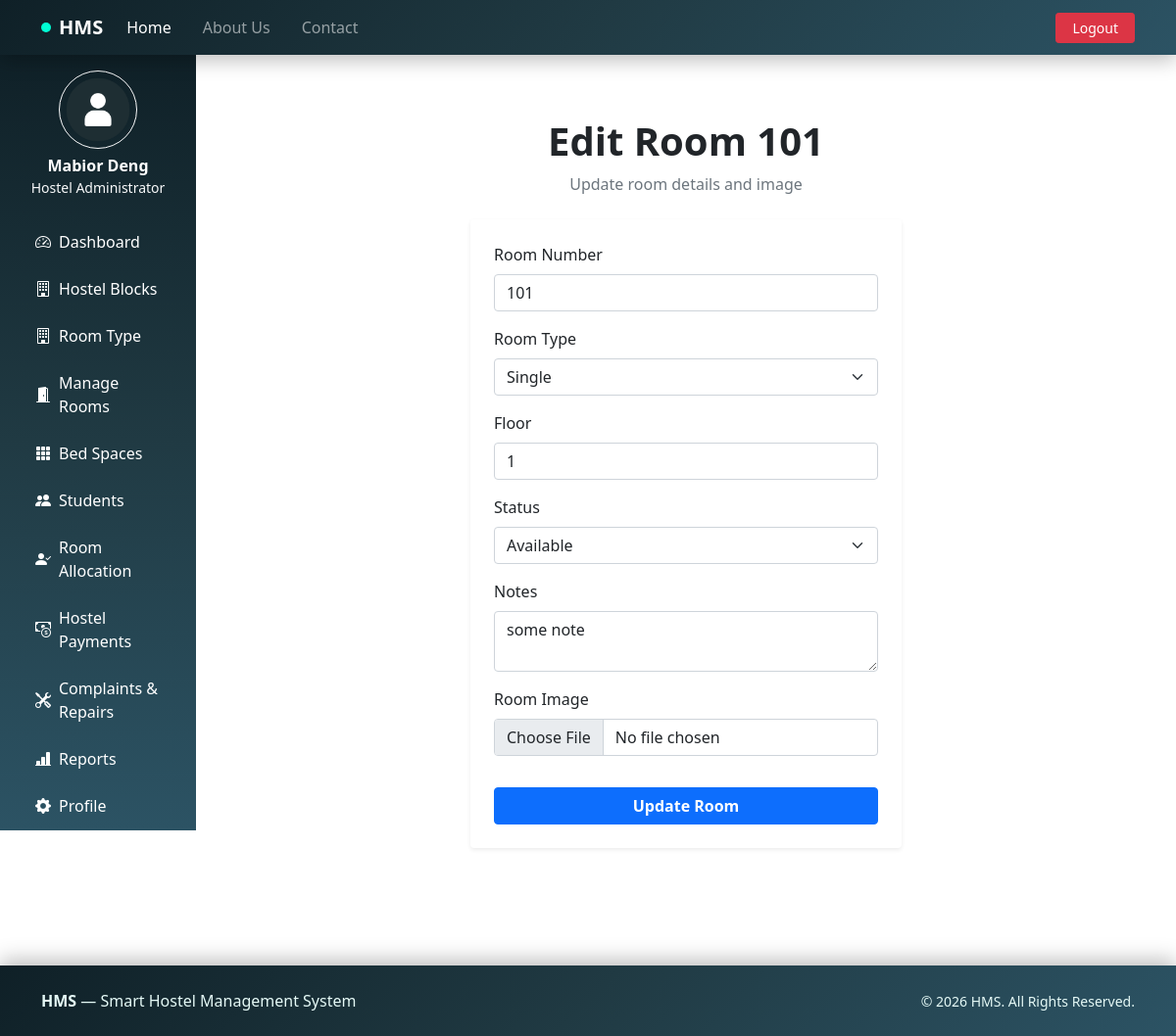
Page /admin/edit_room.php?id=2 (signed in) on the committed database.
### tables this page shows
CREATE TABLE `rooms` (
  `id` int(11) UNSIGNED NOT NULL,
  `room_number` varchar(10) NOT NULL,
  `room_type_id` int(11) UNSIGNED NOT NULL,
  `floor` int(11) DEFAULT 1,
  `bed_capacity` int(11) DEFAULT 1,
  `status` enum('available','booked','maintenance') DEFAULT 'available',
  `notes` text DEFAULT NULL,
  `created_at` timestamp NOT NULL DEFAULT current_timestamp(),
  `updated_at` timestamp NOT NULL DEFAULT current_timestamp() ON UPDATE current_timestamp()
);

CREATE TABLE `room_types` (
  `id` int(11) UNSIGNED NOT NULL,
  `name` varchar(100) NOT NULL,
  `price` decimal(10,0) NOT NULL,
  `created_at` timestamp NOT NULL DEFAULT current_timestamp()
);

### admin/edit_room.php (the view, shortened to what this page needs)
<?php include('includes/dashboardheader.php');
$roomId = intval($_GET['id']);
$roomResult = mysqli_query($conn, "SELECT * FROM rooms WHERE id = $roomId");
$room = mysqli_fetch_assoc($roomResult);
$roomTypesResult = mysqli_query($conn, "SELECT * FROM room_types ORDER BY name");
?>
<div class="container py-5">
    <div class="text-center mb-4">
        <h1 class="fw-bold">Edit Room <?= htmlspecialchars($room['room_number']); ?></h1>
        <p class="text-muted">Update room details and image</p>
    </div>
    <div class="row justify-content-center">
        <div class="col-md-6">
            <form method="post" action="../actions/edit_room.php" enctype="multipart/form-data" class="card p-4 shadow-sm border-0">
                <div class="mb-3">
                    <label class="form-label">Room Number</label>
                    <input type="text" name="room_number" class="form-control" value="<?= htmlspecialchars($room['room_number']); ?>" required>
                </div>
                <div class="mb-3">
                    <label class="form-label">Room Type</label>
                    <select name="room_type_id" class="form-select" required>
                        <?php while($type = mysqli_fetch_assoc($roomTypesResult)): ?>
                            <option value="<?= $type['id']; ?>" <?= $room['room_type_id'] == $type['id'] ? 'selected' : ''; ?>>
                                <?= htmlspecialchars($type['name']); ?>
                            </option>
                        <?php endwhile; ?>
                    </select>
                </div>
                <div class="mb-3">
                    <label class="form-label">Floor</label>
                    <input type="number" name="floor" class="form-control" value="<?= htmlspecialchars($room['floor']); ?>">
                </div>
                <div class="mb-3">
                    <label class="form-label">Status</label>
                    <select name="status" class="form-select">
                        <option value="available" <?= $room['status'] === 'available' ? 'selected' : ''; ?>>Available</option>
                    </select>
                </div>
                <div class="mb-3">
                    <label class="form-label">Notes</label>
                    <textarea name="notes" class="form-control" rows="2"><?= htmlspecialchars($room['notes']); ?></textarea>
                </div>
                <div class="mb-3">
                    <label class="form-label">Room Image</label>
                    <input type="file" name="image" class="form-control">
                </div>
                <div class="d-grid mt-3">
                    <button type="submit" class="btn btn-primary fw-bold">Update Room</button>
                </div>
            </form>
        </div>
    </div>
</div>
<?php include('includes/dashboardfooter.php'); ?>

### rows in the picture
rooms: room_number "101", room_type_id "Single", floor "1", status "Available", notes "some note"

### other values in the picture
$_SESSION['full_name'] "Mabior Deng"
